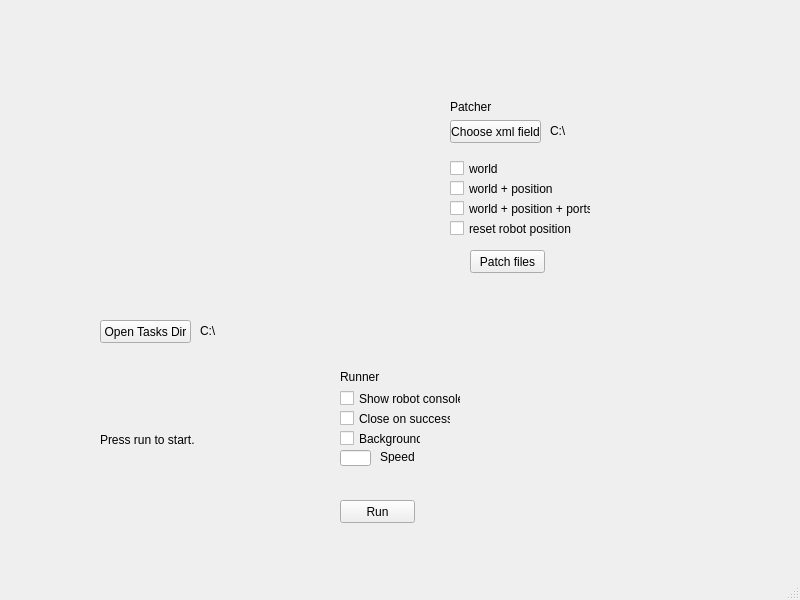
<?xml version="1.0" encoding="UTF-8"?>
<ui version="4.0">
 <class>MainWindow</class>
 <widget class="QMainWindow" name="MainWindow">
  <property name="geometry">
   <rect>
    <x>0</x>
    <y>0</y>
    <width>800</width>
    <height>600</height>
   </rect>
  </property>
  <property name="windowTitle">
   <string>MainWindow</string>
  </property>
  <widget class="QWidget" name="centralwidget">
   <widget class="QPushButton" name="openTasks">
    <property name="geometry">
     <rect>
      <x>100</x>
      <y>320</y>
      <width>91</width>
      <height>23</height>
     </rect>
    </property>
    <property name="text">
     <string>Open Tasks Dir</string>
    </property>
   </widget>
   <widget class="QLabel" name="currentTasksDir">
    <property name="geometry">
     <rect>
      <x>200</x>
      <y>320</y>
      <width>241</width>
      <height>21</height>
     </rect>
    </property>
    <property name="text">
     <string>C:\</string>
    </property>
   </widget>
   <widget class="QPushButton" name="runCheckButton">
    <property name="geometry">
     <rect>
      <x>340</x>
      <y>500</y>
      <width>75</width>
      <height>23</height>
     </rect>
    </property>
    <property name="text">
     <string>Run</string>
    </property>
   </widget>
   <widget class="QCheckBox" name="closeOnSuccessOption">
    <property name="geometry">
     <rect>
      <x>340</x>
      <y>410</y>
      <width>111</width>
      <height>17</height>
     </rect>
    </property>
    <property name="text">
     <string>Close on success</string>
    </property>
   </widget>
   <widget class="QPushButton" name="chooseField">
    <property name="geometry">
     <rect>
      <x>450</x>
      <y>120</y>
      <width>91</width>
      <height>23</height>
     </rect>
    </property>
    <property name="text">
     <string>Choose xml field</string>
    </property>
   </widget>
   <widget class="QCheckBox" name="backgroundOption">
    <property name="geometry">
     <rect>
      <x>340</x>
      <y>430</y>
      <width>81</width>
      <height>17</height>
     </rect>
    </property>
    <property name="text">
     <string>Background</string>
    </property>
   </widget>
   <widget class="QLineEdit" name="speedLineEdit">
    <property name="geometry">
     <rect>
      <x>340</x>
      <y>450</y>
      <width>31</width>
      <height>16</height>
     </rect>
    </property>
    <property name="text">
     <string/>
    </property>
   </widget>
   <widget class="QLabel" name="speedLabel">
    <property name="geometry">
     <rect>
      <x>380</x>
      <y>450</y>
      <width>47</width>
      <height>13</height>
     </rect>
    </property>
    <property name="text">
     <string>Speed</string>
    </property>
   </widget>
   <widget class="QLabel" name="messageLabel">
    <property name="geometry">
     <rect>
      <x>100</x>
      <y>430</y>
      <width>171</width>
      <height>20</height>
     </rect>
    </property>
    <property name="text">
     <string>Press run to start.</string>
    </property>
   </widget>
   <widget class="QLabel" name="label">
    <property name="geometry">
     <rect>
      <x>340</x>
      <y>370</y>
      <width>47</width>
      <height>13</height>
     </rect>
    </property>
    <property name="text">
     <string>Runner</string>
    </property>
   </widget>
   <widget class="QLabel" name="label_2">
    <property name="geometry">
     <rect>
      <x>450</x>
      <y>100</y>
      <width>47</width>
      <height>13</height>
     </rect>
    </property>
    <property name="text">
     <string>Patcher</string>
    </property>
   </widget>
   <widget class="QPushButton" name="patcherButton">
    <property name="geometry">
     <rect>
      <x>470</x>
      <y>250</y>
      <width>75</width>
      <height>23</height>
     </rect>
    </property>
    <property name="text">
     <string>Patch files</string>
    </property>
   </widget>
   <widget class="QCheckBox" name="wPPCheckBox">
    <property name="geometry">
     <rect>
      <x>450</x>
      <y>200</y>
      <width>141</width>
      <height>17</height>
     </rect>
    </property>
    <property name="text">
     <string>world + position + ports</string>
    </property>
   </widget>
   <widget class="QCheckBox" name="wPcheckBox">
    <property name="geometry">
     <rect>
      <x>450</x>
      <y>180</y>
      <width>141</width>
      <height>17</height>
     </rect>
    </property>
    <property name="text">
     <string>world + position</string>
    </property>
   </widget>
   <widget class="QCheckBox" name="worldCheckBox">
    <property name="geometry">
     <rect>
      <x>450</x>
      <y>160</y>
      <width>141</width>
      <height>17</height>
     </rect>
    </property>
    <property name="text">
     <string>world</string>
    </property>
   </widget>
   <widget class="QLabel" name="xmlFieldPath">
    <property name="geometry">
     <rect>
      <x>550</x>
      <y>120</y>
      <width>241</width>
      <height>21</height>
     </rect>
    </property>
    <property name="text">
     <string>C:\</string>
    </property>
   </widget>
   <widget class="QCheckBox" name="resetPCheckBox">
    <property name="geometry">
     <rect>
      <x>450</x>
      <y>220</y>
      <width>141</width>
      <height>17</height>
     </rect>
    </property>
    <property name="text">
     <string>reset robot position</string>
    </property>
   </widget>
   <widget class="QCheckBox" name="showConsolecheckBox">
    <property name="geometry">
     <rect>
      <x>340</x>
      <y>390</y>
      <width>121</width>
      <height>17</height>
     </rect>
    </property>
    <property name="text">
     <string>Show robot console</string>
    </property>
   </widget>
  </widget>
  <widget class="QMenuBar" name="menubar">
   <property name="geometry">
    <rect>
     <x>0</x>
     <y>0</y>
     <width>800</width>
     <height>21</height>
    </rect>
   </property>
  </widget>
  <widget class="QStatusBar" name="statusbar"/>
 </widget>
 <resources/>
 <connections/>
</ui>
